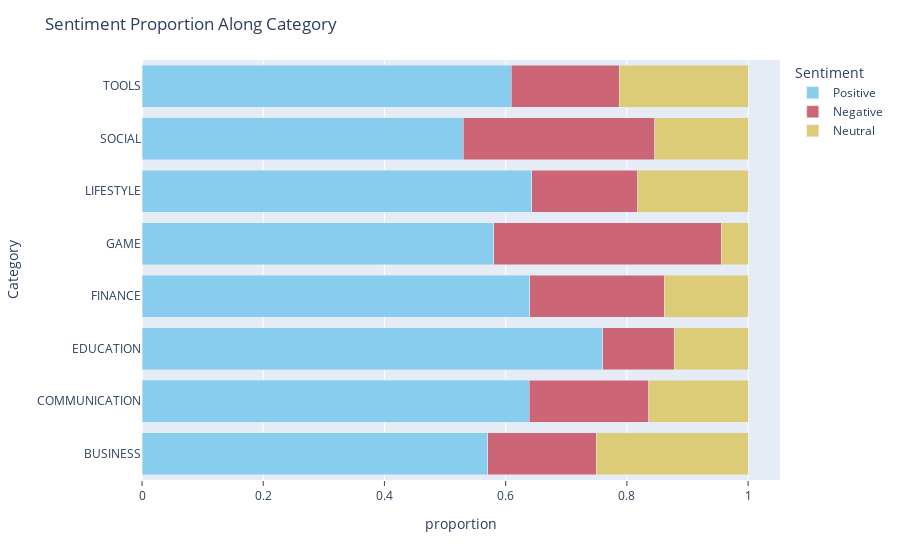

Write notebook code for a chart like this one.
### Markdown cell above
## Using PLOTLY to plot proportion of sentiment of each category

### Code cell
fig = px.bar(sent_of_pop_cat, x="proportion", y="Category", color="Sentiment", barmode="group",
             color_discrete_sequence=px.colors.qualitative.Safe, hover_name="Sentiment",
             category_orders={ "Sentiment": ["Positive", "Negative", "Neutral"]})

fig.update_layout(barmode='stack', title="Sentiment Proportion Along Category")
fig.update_xaxes(showgrid=True, ticks="outside", tickson="boundaries")

fig.show()

### Figure 1 — Plotly figure (JSON) as saved in the notebook; plotly's stock layout.template omitted (floating-point values rounded to 4 significant figures)
{"data": [{"alignmentgroup": "True", "hovertemplate": "<b>%{hovertext}</b><br><br>Sentiment=Positive<br>proportion=%{x}<br>Category=%{y}<extra></extra>", "hovertext": ["Positive", "Positive", "Positive", "Positive", "Positive", "Positive", "Positive", "Positive"], "legendgroup": "Positive", "marker": {"color": "rgb(136, 204, 238)"}, "name": "Positive", "offsetgroup": "Positive", "orientation": "h", "showlegend": true, "textposition": "auto", "type": "bar", "x": [0.5704, 0.639, 0.7598, 0.6401, 0.5804, 0.6429, 0.5303, 0.6095], "xaxis": "x", "y": ["BUSINESS", "COMMUNICATION", "EDUCATION", "FINANCE", "GAME", "LIFESTYLE", "SOCIAL", "TOOLS"], "yaxis": "y"}, {"alignmentgroup": "True", "hovertemplate": "<b>%{hovertext}</b><br><br>Sentiment=Negative<br>proportion=%{x}<br>Category=%{y}<extra></extra>", "hovertext": ["Negative", "Negative", "Negative", "Negative", "Negative", "Negative", "Negative", "Negative"], "legendgroup": "Negative", "marker": {"color": "rgb(204, 102, 119)"}, "name": "Negative", "offsetgroup": "Negative", "orientation": "h", "showlegend": true, "textposition": "auto", "type": "bar", "x": [0.1793, 0.1972, 0.118, 0.2214, 0.375, 0.1753, 0.3159, 0.1781], "xaxis": "x", "y": ["BUSINESS", "COMMUNICATION", "EDUCATION", "FINANCE", "GAME", "LIFESTYLE", "SOCIAL", "TOOLS"], "yaxis": "y"}, {"alignmentgroup": "True", "hovertemplate": "<b>%{hovertext}</b><br><br>Sentiment=Neutral<br>proportion=%{x}<br>Category=%{y}<extra></extra>", "hovertext": ["Neutral", "Neutral", "Neutral", "Neutral", "Neutral", "Neutral", "Neutral", "Neutral"], "legendgroup": "Neutral", "marker": {"color": "rgb(221, 204, 119)"}, "name": "Neutral", "offsetgroup": "Neutral", "orientation": "h", "showlegend": true, "textposition": "auto", "type": "bar", "x": [0.2503, 0.1638, 0.1221, 0.1385, 0.04455, 0.1817, 0.1538, 0.2124], "xaxis": "x", "y": ["BUSINESS", "COMMUNICATION", "EDUCATION", "FINANCE", "GAME", "LIFESTYLE", "SOCIAL", "TOOLS"], "yaxis": "y"}], "layout": {"barmode": "stack", "legend": {"title": {"text": "Sentiment"}, "tracegroupgap": 0}, "margin": {"t": 60}, "title": {"text": "Sentiment Proportion Along Category"}, "xaxis": {"anchor": "y", "domain": [0, 1], "showgrid": true, "ticks": "outside", "tickson": "boundaries", "title": {"text": "proportion"}}, "yaxis": {"anchor": "x", "domain": [0, 1], "title": {"text": "Category"}}}}
